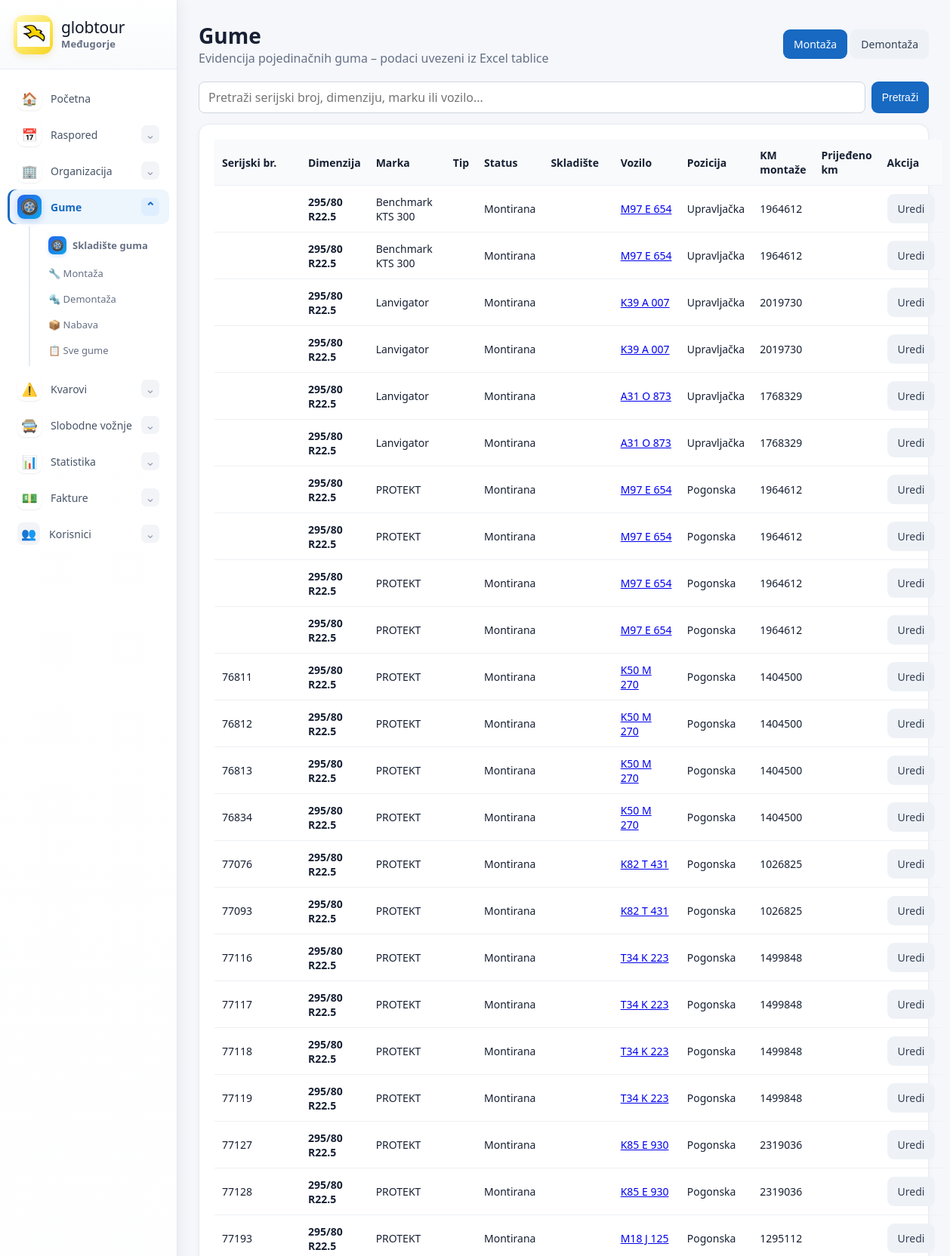
The app's page /gume/gume (signed in, upper part) with its own data.
### tables this page shows
CREATE TABLE tires (id INTEGER PRIMARY KEY AUTOINCREMENT,serial_number TEXT UNIQUE,dimension TEXT NOT NULL,brand TEXT,tire_type TEXT,status TEXT NOT NULL DEFAULT 'Skladište',warehouse TEXT,vehicle TEXT,position TEXT,mounted_date TEXT,mounted_km INTEGER,demounted_date TEXT,demounted_km INTEGER,responsible TEXT,note TEXT);

### app.py (the view)
@permission_required("tires_view")
@app.route("/gume/gume")
def tire_list():
 q=request.args.get("q","").strip()
 c=db()
 rows=c.execute("""SELECT * FROM tires
                   WHERE serial_number LIKE ? OR dimension LIKE ? OR brand LIKE ? OR vehicle LIKE ?
                   ORDER BY status,dimension,brand,serial_number""",
                tuple(["%"+q+"%"]*4)).fetchall()
 c.close()
 return render_template("tires.html",rows=rows,q=q)

### app.py (called while the page is built, shortened)
@app.context_processor
def inject_today():
 return {'today':date.today().isoformat()}

def db():
 ensure_return_schema()
 c=sqlite3.connect(DB); c.row_factory=sqlite3.Row
 seed_known_line_durations(c)
 return c

@app.context_processor
def customer_select_options():
    try:
        c=db()
        rows=c.execute("SELECT id,name,id_number,vat_number,address,city,country,contact_person,phone,email,note FROM customers WHERE COALESCE(active,'Da')!='Ne' ORDER BY name COLLATE NOCASE").fetchall()
        c.close()
    except Exception:
        rows=[]
    return {"customer_rows":rows, "free_ride_customer_options":rows}

@app.context_processor
def inject_customer_lookup():
    def customer_by_name(name):
        return _customer_data(name)
    return {"customer_by_name":customer_by_name}

@app.context_processor
def inject_customers():
    try:
        c=db()
        rows=c.execute("SELECT name FROM customers WHERE COALESCE(active,'Da')!='Ne' ORDER BY name").fetchall()
        c.close()
    except Exception:
        rows=[]
    return {"customer_rows":rows}

@app.context_processor
def ctx(): return {"today":date.today().isoformat()}

def auth_user():
    uid=session.get("user_id")
    if not uid:
        return None
    try:
        c=db()
        row=c.execute("SELECT * FROM users WHERE id=? AND active=1",(uid,)).fetchone()
        c.close()
        return row
    except Exception:
        return None

def has_permission(user, key):
    if user is None:
        return False
    try:
        role=str(user["role"] or "").strip().lower()
        permissions=str(user["permissions"] or "")
        if role == "admin" or permissions.strip() == "*":
            return True
    except Exception:
        return False

@app.context_processor
def auth_context():
    return {"current_user": auth_user(), "has_permission": has_permission}

@app.before_request
def auth_guard():
    endpoint=request.endpoint or ""
    if endpoint in ("login", "static"):
        return None
    if not session.get("user_id"):
        return redirect(url_for("login"))
    return None

### templates/tires.html
{% extends "base.html" %}{% block content %}
<div class="title"><div><h1>Gume</h1><div class="muted">Evidencija pojedinačnih guma – podaci uvezeni iz Excel tablice</div></div><div><a class="btn" href="/gume/montaza">Montaža</a> <a class="btn secondary" href="/gume/demontaza">Demontaža</a></div></div>
<form class="searchbar" method="get"><input name="q" value="{{q}}" placeholder="Pretraži serijski broj, dimenziju, marku ili vozilo..."><button class="btn">Pretraži</button></form>
<div class="panel"><table><thead><tr><th>Serijski br.</th><th>Dimenzija</th><th>Marka</th><th>Tip</th><th>Status</th><th>Skladište</th><th>Vozilo</th><th>Pozicija</th><th>KM montaže</th><th>Prijeđeno km</th><th>Akcija</th></tr></thead><tbody>
{% for r in rows %}<tr><td>{{r.serial_number or ''}}</td><td><b>{{r.dimension}}</b></td><td>{{r.brand or ''}}</td><td>{{r.tire_type or ''}}</td><td>{{r.status}}</td><td>{{r.warehouse or ''}}</td><td>{% if r.vehicle %}<a href="/gume/vozilo/{{r.vehicle|urlencode}}">{{r.vehicle}}</a>{% endif %}</td><td>{{r.position or ''}}</td><td>{{r.mounted_km or ''}}</td><td>{% if r.mounted_km and r.demounted_km %}{{r.demounted_km-r.mounted_km}}{% endif %}</td><td><a class="btn secondary" href="/gume/uredi/{{r.id}}">Uredi</a></td></tr>{% else %}<tr><td colspan="11">Nema evidentiranih guma.</td></tr>{% endfor %}
</tbody></table></div>{% endblock %}

### static/style.css (style rules this page uses)
* { box-sizing:border-box }
body { margin:0;font-family:Segoe UI,Arial,sans-serif;background:#f5f7fb;color:#172033 }
.title { display:flex;justify-content:space-between;align-items:center;margin-bottom:20px }
h1 { font-size:28px;margin:0 }
.muted { color:#667085 }
.card,.panel { background:#fff;border:1px solid #e7eaf0;border-radius:14px;padding:20px;box-shadow:0 2px 8px #10182808 }
.panel { margin-bottom:20px }
table { width:100%;border-collapse:collapse }
th,td { padding:11px 10px;border-bottom:1px solid #edf0f4;text-align:left;font-size:14px }
th { background:#f8fafc }
.btn { display:inline-block;border:0;border-radius:9px;padding:10px 14px;text-decoration:none;cursor:pointer;font-size:14px;background:#1769c2;color:#fff }
.btn.secondary { background:#eef2f7;color:#344054 }
input,select,textarea { width:100%;padding:10px 11px;border:1px solid #d0d5dd;border-radius:8px;background:#fff;font:inherit }
.searchbar { display:flex;gap:8px;margin:14px 0 }
.searchbar input { flex:1;height:42px;border:1px solid #cfd6df;border-radius:8px;padding:0 12px;box-sizing:border-box }
body { padding-left:235px }

### records on screen
tires: dimension "295/80 R22.5", brand "Benchmark KTS 300", status "Montirana", vehicle "M97 E 654", position "Upravljačka", mounted_km "1964612"
tires: dimension "295/80 R22.5", brand "Benchmark KTS 300", status "Montirana", vehicle "M97 E 654", position "Upravljačka", mounted_km "1964612"
tires: dimension "295/80 R22.5", brand "Lanvigator", status "Montirana", vehicle "K39 A 007", position "Upravljačka", mounted_km "2019730"
tires: dimension "295/80 R22.5", brand "Lanvigator", status "Montirana", vehicle "K39 A 007", position "Upravljačka", mounted_km "2019730"
tires: dimension "295/80 R22.5", brand "Lanvigator", status "Montirana", vehicle "A31 O 873", position "Upravljačka", mounted_km "1768329"
tires: dimension "295/80 R22.5", brand "Lanvigator", status "Montirana", vehicle "A31 O 873", position "Upravljačka", mounted_km "1768329"
tires: dimension "295/80 R22.5", brand "PROTEKT", status "Montirana", vehicle "M97 E 654", position "Pogonska", mounted_km "1964612"
tires: dimension "295/80 R22.5", brand "PROTEKT", status "Montirana", vehicle "M97 E 654", position "Pogonska", mounted_km "1964612"
tires: dimension "295/80 R22.5", brand "PROTEKT", status "Montirana", vehicle "M97 E 654", position "Pogonska", mounted_km "1964612"
tires: dimension "295/80 R22.5", brand "PROTEKT", status "Montirana", vehicle "M97 E 654", position "Pogonska", mounted_km "1964612"
tires: serial_number "76811", dimension "295/80 R22.5", brand "PROTEKT", status "Montirana", vehicle "K50 M 270", position "Pogonska", mounted_km "1404500"
tires: serial_number "76812", dimension "295/80 R22.5", brand "PROTEKT", status "Montirana", vehicle "K50 M 270", position "Pogonska", mounted_km "1404500"
tires: serial_number "76813", dimension "295/80 R22.5", brand "PROTEKT", status "Montirana", vehicle "K50 M 270", position "Pogonska", mounted_km "1404500"
tires: serial_number "76834", dimension "295/80 R22.5", brand "PROTEKT", status "Montirana", vehicle "K50 M 270", position "Pogonska", mounted_km "1404500"
tires: serial_number "77076", dimension "295/80 R22.5", brand "PROTEKT", status "Montirana", vehicle "K82 T 431", position "Pogonska", mounted_km "1026825"
tires: serial_number "77093", dimension "295/80 R22.5", brand "PROTEKT", status "Montirana", vehicle "K82 T 431", position "Pogonska", mounted_km "1026825"
tires: serial_number "77116", dimension "295/80 R22.5", brand "PROTEKT", status "Montirana", vehicle "T34 K 223", position "Pogonska", mounted_km "1499848"
tires: serial_number "77117", dimension "295/80 R22.5", brand "PROTEKT", status "Montirana", vehicle "T34 K 223", position "Pogonska", mounted_km "1499848"
tires: serial_number "77118", dimension "295/80 R22.5", brand "PROTEKT", status "Montirana", vehicle "T34 K 223", position "Pogonska", mounted_km "1499848"
tires: serial_number "77119", dimension "295/80 R22.5", brand "PROTEKT", status "Montirana", vehicle "T34 K 223", position "Pogonska", mounted_km "1499848"
tires: serial_number "77127", dimension "295/80 R22.5", brand "PROTEKT", status "Montirana", vehicle "K85 E 930", position "Pogonska", mounted_km "2319036"
tires: serial_number "77128", dimension "295/80 R22.5", brand "PROTEKT", status "Montirana", vehicle "K85 E 930", position "Pogonska", mounted_km "2319036"
tires: serial_number "77193", dimension "295/80 R22.5", brand "PROTEKT", status "Montirana", vehicle "M18 J 125", position "Pogonska", mounted_km "1295112"
